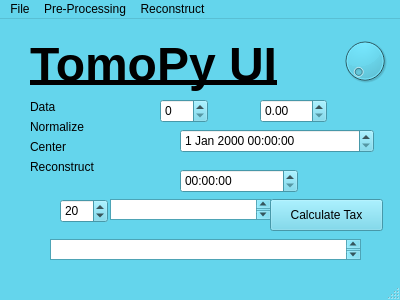
<?xml version="1.0" encoding="UTF-8"?>
<ui version="4.0">
 <class>MainWindow</class>
 <widget class="QMainWindow" name="MainWindow">
  <property name="geometry">
   <rect>
    <x>0</x>
    <y>0</y>
    <width>400</width>
    <height>300</height>
   </rect>
  </property>
  <property name="palette">
   <palette>
    <active>
     <colorrole role="WindowText">
      <brush brushstyle="SolidPattern">
       <color alpha="255">
        <red>0</red>
        <green>0</green>
        <blue>0</blue>
       </color>
      </brush>
     </colorrole>
     <colorrole role="Button">
      <brush brushstyle="SolidPattern">
       <color alpha="255">
        <red>100</red>
        <green>213</green>
        <blue>236</blue>
       </color>
      </brush>
     </colorrole>
     <colorrole role="Light">
      <brush brushstyle="SolidPattern">
       <color alpha="255">
        <red>207</red>
        <green>247</green>
        <blue>255</blue>
       </color>
      </brush>
     </colorrole>
     <colorrole role="Midlight">
      <brush brushstyle="SolidPattern">
       <color alpha="255">
        <red>153</red>
        <green>230</green>
        <blue>245</blue>
       </color>
      </brush>
     </colorrole>
     <colorrole role="Dark">
      <brush brushstyle="SolidPattern">
       <color alpha="255">
        <red>50</red>
        <green>106</green>
        <blue>118</blue>
       </color>
      </brush>
     </colorrole>
     <colorrole role="Mid">
      <brush brushstyle="SolidPattern">
       <color alpha="255">
        <red>66</red>
        <green>142</green>
        <blue>157</blue>
       </color>
      </brush>
     </colorrole>
     <colorrole role="Text">
      <brush brushstyle="SolidPattern">
       <color alpha="255">
        <red>0</red>
        <green>0</green>
        <blue>0</blue>
       </color>
      </brush>
     </colorrole>
     <colorrole role="BrightText">
      <brush brushstyle="SolidPattern">
       <color alpha="255">
        <red>255</red>
        <green>255</green>
        <blue>255</blue>
       </color>
      </brush>
     </colorrole>
     <colorrole role="ButtonText">
      <brush brushstyle="SolidPattern">
       <color alpha="255">
        <red>0</red>
        <green>0</green>
        <blue>0</blue>
       </color>
      </brush>
     </colorrole>
     <colorrole role="Base">
      <brush brushstyle="SolidPattern">
       <color alpha="255">
        <red>255</red>
        <green>255</green>
        <blue>255</blue>
       </color>
      </brush>
     </colorrole>
     <colorrole role="Window">
      <brush brushstyle="SolidPattern">
       <color alpha="255">
        <red>100</red>
        <green>213</green>
        <blue>236</blue>
       </color>
      </brush>
     </colorrole>
     <colorrole role="Shadow">
      <brush brushstyle="SolidPattern">
       <color alpha="255">
        <red>0</red>
        <green>0</green>
        <blue>0</blue>
       </color>
      </brush>
     </colorrole>
     <colorrole role="AlternateBase">
      <brush brushstyle="SolidPattern">
       <color alpha="255">
        <red>177</red>
        <green>234</green>
        <blue>245</blue>
       </color>
      </brush>
     </colorrole>
     <colorrole role="ToolTipBase">
      <brush brushstyle="SolidPattern">
       <color alpha="255">
        <red>255</red>
        <green>255</green>
        <blue>220</blue>
       </color>
      </brush>
     </colorrole>
     <colorrole role="ToolTipText">
      <brush brushstyle="SolidPattern">
       <color alpha="255">
        <red>0</red>
        <green>0</green>
        <blue>0</blue>
       </color>
      </brush>
     </colorrole>
    </active>
    <inactive>
     <colorrole role="WindowText">
      <brush brushstyle="SolidPattern">
       <color alpha="255">
        <red>0</red>
        <green>0</green>
        <blue>0</blue>
       </color>
      </brush>
     </colorrole>
     <colorrole role="Button">
      <brush brushstyle="SolidPattern">
       <color alpha="255">
        <red>100</red>
        <green>213</green>
        <blue>236</blue>
       </color>
      </brush>
     </colorrole>
     <colorrole role="Light">
      <brush brushstyle="SolidPattern">
       <color alpha="255">
        <red>207</red>
        <green>247</green>
        <blue>255</blue>
       </color>
      </brush>
     </colorrole>
     <colorrole role="Midlight">
      <brush brushstyle="SolidPattern">
       <color alpha="255">
        <red>153</red>
        <green>230</green>
        <blue>245</blue>
       </color>
      </brush>
     </colorrole>
     <colorrole role="Dark">
      <brush brushstyle="SolidPattern">
       <color alpha="255">
        <red>50</red>
        <green>106</green>
        <blue>118</blue>
       </color>
      </brush>
     </colorrole>
     <colorrole role="Mid">
      <brush brushstyle="SolidPattern">
       <color alpha="255">
        <red>66</red>
        <green>142</green>
        <blue>157</blue>
       </color>
      </brush>
     </colorrole>
     <colorrole role="Text">
      <brush brushstyle="SolidPattern">
       <color alpha="255">
        <red>0</red>
        <green>0</green>
        <blue>0</blue>
       </color>
      </brush>
     </colorrole>
     <colorrole role="BrightText">
      <brush brushstyle="SolidPattern">
       <color alpha="255">
        <red>255</red>
        <green>255</green>
        <blue>255</blue>
       </color>
      </brush>
     </colorrole>
     <colorrole role="ButtonText">
      <brush brushstyle="SolidPattern">
       <color alpha="255">
        <red>0</red>
        <green>0</green>
        <blue>0</blue>
       </color>
      </brush>
     </colorrole>
     <colorrole role="Base">
      <brush brushstyle="SolidPattern">
       <color alpha="255">
        <red>255</red>
        <green>255</green>
        <blue>255</blue>
       </color>
      </brush>
     </colorrole>
     <colorrole role="Window">
      <brush brushstyle="SolidPattern">
       <color alpha="255">
        <red>100</red>
        <green>213</green>
        <blue>236</blue>
       </color>
      </brush>
     </colorrole>
     <colorrole role="Shadow">
      <brush brushstyle="SolidPattern">
       <color alpha="255">
        <red>0</red>
        <green>0</green>
        <blue>0</blue>
       </color>
      </brush>
     </colorrole>
     <colorrole role="AlternateBase">
      <brush brushstyle="SolidPattern">
       <color alpha="255">
        <red>177</red>
        <green>234</green>
        <blue>245</blue>
       </color>
      </brush>
     </colorrole>
     <colorrole role="ToolTipBase">
      <brush brushstyle="SolidPattern">
       <color alpha="255">
        <red>255</red>
        <green>255</green>
        <blue>220</blue>
       </color>
      </brush>
     </colorrole>
     <colorrole role="ToolTipText">
      <brush brushstyle="SolidPattern">
       <color alpha="255">
        <red>0</red>
        <green>0</green>
        <blue>0</blue>
       </color>
      </brush>
     </colorrole>
    </inactive>
    <disabled>
     <colorrole role="WindowText">
      <brush brushstyle="SolidPattern">
       <color alpha="255">
        <red>50</red>
        <green>106</green>
        <blue>118</blue>
       </color>
      </brush>
     </colorrole>
     <colorrole role="Button">
      <brush brushstyle="SolidPattern">
       <color alpha="255">
        <red>100</red>
        <green>213</green>
        <blue>236</blue>
       </color>
      </brush>
     </colorrole>
     <colorrole role="Light">
      <brush brushstyle="SolidPattern">
       <color alpha="255">
        <red>207</red>
        <green>247</green>
        <blue>255</blue>
       </color>
      </brush>
     </colorrole>
     <colorrole role="Midlight">
      <brush brushstyle="SolidPattern">
       <color alpha="255">
        <red>153</red>
        <green>230</green>
        <blue>245</blue>
       </color>
      </brush>
     </colorrole>
     <colorrole role="Dark">
      <brush brushstyle="SolidPattern">
       <color alpha="255">
        <red>50</red>
        <green>106</green>
        <blue>118</blue>
       </color>
      </brush>
     </colorrole>
     <colorrole role="Mid">
      <brush brushstyle="SolidPattern">
       <color alpha="255">
        <red>66</red>
        <green>142</green>
        <blue>157</blue>
       </color>
      </brush>
     </colorrole>
     <colorrole role="Text">
      <brush brushstyle="SolidPattern">
       <color alpha="255">
        <red>50</red>
        <green>106</green>
        <blue>118</blue>
       </color>
      </brush>
     </colorrole>
     <colorrole role="BrightText">
      <brush brushstyle="SolidPattern">
       <color alpha="255">
        <red>255</red>
        <green>255</green>
        <blue>255</blue>
       </color>
      </brush>
     </colorrole>
     <colorrole role="ButtonText">
      <brush brushstyle="SolidPattern">
       <color alpha="255">
        <red>50</red>
        <green>106</green>
        <blue>118</blue>
       </color>
      </brush>
     </colorrole>
     <colorrole role="Base">
      <brush brushstyle="SolidPattern">
       <color alpha="255">
        <red>100</red>
        <green>213</green>
        <blue>236</blue>
       </color>
      </brush>
     </colorrole>
     <colorrole role="Window">
      <brush brushstyle="SolidPattern">
       <color alpha="255">
        <red>100</red>
        <green>213</green>
        <blue>236</blue>
       </color>
      </brush>
     </colorrole>
     <colorrole role="Shadow">
      <brush brushstyle="SolidPattern">
       <color alpha="255">
        <red>0</red>
        <green>0</green>
        <blue>0</blue>
       </color>
      </brush>
     </colorrole>
     <colorrole role="AlternateBase">
      <brush brushstyle="SolidPattern">
       <color alpha="255">
        <red>100</red>
        <green>213</green>
        <blue>236</blue>
       </color>
      </brush>
     </colorrole>
     <colorrole role="ToolTipBase">
      <brush brushstyle="SolidPattern">
       <color alpha="255">
        <red>255</red>
        <green>255</green>
        <blue>220</blue>
       </color>
      </brush>
     </colorrole>
     <colorrole role="ToolTipText">
      <brush brushstyle="SolidPattern">
       <color alpha="255">
        <red>0</red>
        <green>0</green>
        <blue>0</blue>
       </color>
      </brush>
     </colorrole>
    </disabled>
   </palette>
  </property>
  <property name="windowTitle">
   <string>MainWindow</string>
  </property>
  <widget class="QWidget" name="centralwidget">
   <widget class="QTextEdit" name="price_box">
    <property name="geometry">
     <rect>
      <x>110</x>
      <y>180</y>
      <width>161</width>
      <height>21</height>
     </rect>
    </property>
   </widget>
   <widget class="QLabel" name="label">
    <property name="geometry">
     <rect>
      <x>30</x>
      <y>80</y>
      <width>41</width>
      <height>16</height>
     </rect>
    </property>
    <property name="text">
     <string>Data</string>
    </property>
   </widget>
   <widget class="QSpinBox" name="tax_rate">
    <property name="geometry">
     <rect>
      <x>60</x>
      <y>180</y>
      <width>48</width>
      <height>24</height>
     </rect>
    </property>
    <property name="value">
     <number>20</number>
    </property>
   </widget>
   <widget class="QLabel" name="label_2">
    <property name="geometry">
     <rect>
      <x>30</x>
      <y>140</y>
      <width>81</width>
      <height>16</height>
     </rect>
    </property>
    <property name="text">
     <string>Reconstruct</string>
    </property>
   </widget>
   <widget class="QPushButton" name="calc_tax_button">
    <property name="geometry">
     <rect>
      <x>270</x>
      <y>180</y>
      <width>113</width>
      <height>32</height>
     </rect>
    </property>
    <property name="text">
     <string>Calculate Tax</string>
    </property>
   </widget>
   <widget class="QTextEdit" name="results_window">
    <property name="geometry">
     <rect>
      <x>50</x>
      <y>220</y>
      <width>311</width>
      <height>21</height>
     </rect>
    </property>
   </widget>
   <widget class="QLabel" name="label_3">
    <property name="geometry">
     <rect>
      <x>30</x>
      <y>10</y>
      <width>351</width>
      <height>71</height>
     </rect>
    </property>
    <property name="font">
     <font>
      <pointsize>36</pointsize>
      <weight>75</weight>
      <bold>true</bold>
      <underline>true</underline>
     </font>
    </property>
    <property name="text">
     <string>TomoPy UI</string>
    </property>
   </widget>
   <widget class="QLabel" name="label_4">
    <property name="geometry">
     <rect>
      <x>30</x>
      <y>100</y>
      <width>71</width>
      <height>16</height>
     </rect>
    </property>
    <property name="text">
     <string>Normalize</string>
    </property>
   </widget>
   <widget class="QLabel" name="label_5">
    <property name="geometry">
     <rect>
      <x>30</x>
      <y>120</y>
      <width>71</width>
      <height>16</height>
     </rect>
    </property>
    <property name="text">
     <string>Center</string>
    </property>
   </widget>
   <widget class="QSpinBox" name="spinBox">
    <property name="geometry">
     <rect>
      <x>160</x>
      <y>80</y>
      <width>48</width>
      <height>24</height>
     </rect>
    </property>
   </widget>
   <widget class="QDoubleSpinBox" name="doubleSpinBox">
    <property name="geometry">
     <rect>
      <x>260</x>
      <y>80</y>
      <width>67</width>
      <height>24</height>
     </rect>
    </property>
   </widget>
   <widget class="QTimeEdit" name="timeEdit">
    <property name="geometry">
     <rect>
      <x>180</x>
      <y>150</y>
      <width>118</width>
      <height>24</height>
     </rect>
    </property>
   </widget>
   <widget class="QDateTimeEdit" name="dateTimeEdit">
    <property name="geometry">
     <rect>
      <x>180</x>
      <y>110</y>
      <width>194</width>
      <height>24</height>
     </rect>
    </property>
   </widget>
   <widget class="QDial" name="dial">
    <property name="geometry">
     <rect>
      <x>340</x>
      <y>10</y>
      <width>50</width>
      <height>64</height>
     </rect>
    </property>
   </widget>
  </widget>
  <widget class="QMenuBar" name="menubar">
   <property name="geometry">
    <rect>
     <x>0</x>
     <y>0</y>
     <width>400</width>
     <height>22</height>
    </rect>
   </property>
   <widget class="QMenu" name="menuFile">
    <property name="title">
     <string>File</string>
    </property>
    <addaction name="actionOpen"/>
    <addaction name="actionExit"/>
   </widget>
   <widget class="QMenu" name="menuPre_Processing">
    <property name="title">
     <string>Pre-Processing</string>
    </property>
    <addaction name="actionNormalize"/>
    <addaction name="actionCentering"/>
   </widget>
   <widget class="QMenu" name="menuReconstruct">
    <property name="title">
     <string>Reconstruct</string>
    </property>
    <addaction name="actionGridRec"/>
   </widget>
   <addaction name="menuFile"/>
   <addaction name="menuPre_Processing"/>
   <addaction name="menuReconstruct"/>
  </widget>
  <widget class="QStatusBar" name="statusbar"/>
  <action name="actionOpen">
   <property name="text">
    <string>Open</string>
   </property>
  </action>
  <action name="actionExit">
   <property name="text">
    <string>Exit</string>
   </property>
  </action>
  <action name="actionNormalize">
   <property name="text">
    <string>Normalize</string>
   </property>
  </action>
  <action name="actionCentering">
   <property name="text">
    <string>Centering</string>
   </property>
  </action>
  <action name="actionGridRec">
   <property name="text">
    <string>GridRec</string>
   </property>
  </action>
 </widget>
 <resources/>
 <connections/>
</ui>
